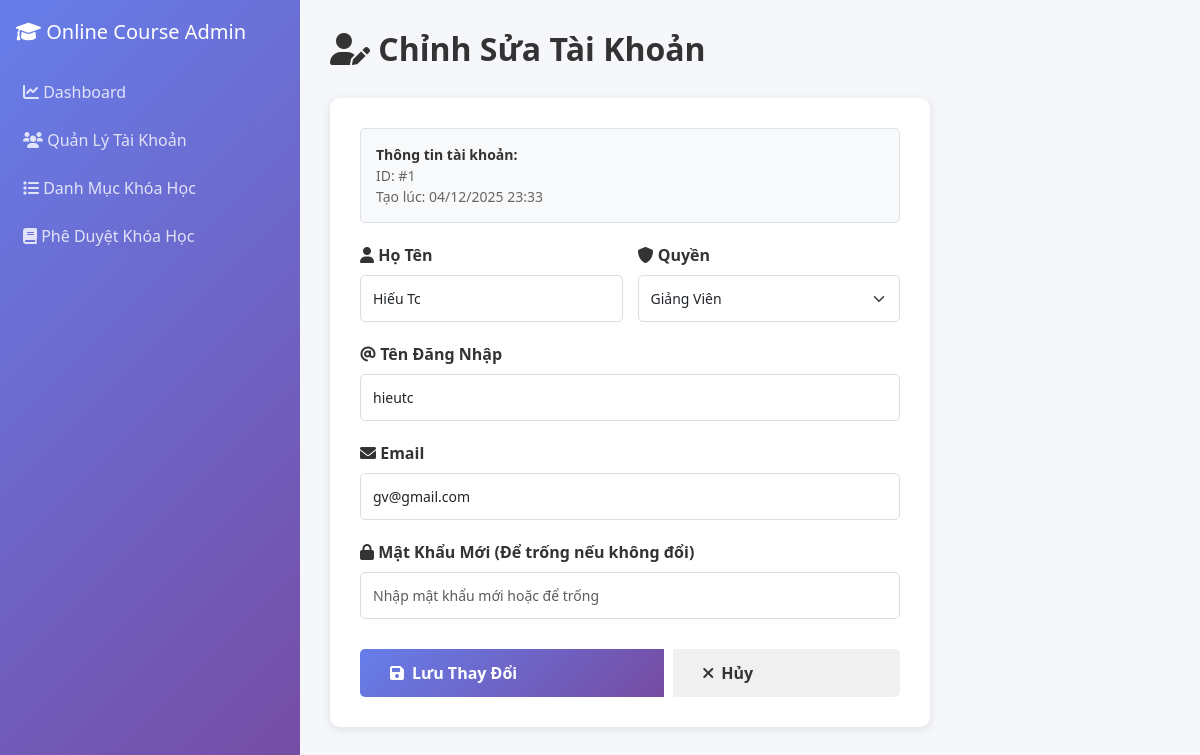
The app's page /index.php?controller=admin&action=editUser&id=1 (signed in) with its own data.
### tables this page shows
CREATE TABLE `users` (
  `id` int(11) NOT NULL,
  `username` varchar(255) NOT NULL,
  `email` varchar(255) NOT NULL,
  `password` varchar(255) NOT NULL,
  `fullname` varchar(255) DEFAULT NULL,
  `role` int(11) DEFAULT 0 COMMENT '0: Student, 1: Instructor, 2: Admin',
  `created_at` datetime DEFAULT current_timestamp()
);

### controllers/AdminController.php (called while the page is built, shortened)
<?php
require_once 'models/User.php';
class AdminController {
    public function editUser() {
        $id = isset($_GET['id']) ? (int)$_GET['id'] : 0;
        $database = new Database();
        $db = $database->connect();
        $userModel = new User($db);
        $user = $userModel->getById($id);
        include 'views/admin/edit_user.php';
    }
}
?>

### models/User.php (called while the page is built, shortened)
<?php
class User {
    private $conn;
    private $table = 'users';
    public function __construct($db) {
        $this->conn = $db;
    }
    public function getById($id) {
        $query = "SELECT * FROM " . $this->table . " WHERE id = :id LIMIT 1";
        $stmt = $this->conn->prepare($query);
        $stmt->bindParam(':id', $id);
        $stmt->execute();
        return $stmt->fetch(PDO::FETCH_ASSOC);
    }
}
?>

### views/admin/edit_user.php (the view, shortened to what this page needs)
<!DOCTYPE html>
<html lang="vi">
<head>
    <link href="https://cdn.jsdelivr.net/npm/bootstrap@5.3.0/dist/css/bootstrap.min.css" rel="stylesheet">
    <link href="https://cdnjs.cloudflare.com/ajax/libs/font-awesome/6.0.0/css/all.min.css" rel="stylesheet">
</head>
<body>
    <div class="container-fluid">
        <div class="row" style="min-height: 100vh;">
            <div class="col-md-3 sidebar">
                <h5 class="text-white px-3 mb-4">
                    <i class="fas fa-graduation-cap"></i> Online Course Admin
                </h5>
                <nav class="nav flex-column">
                    <a class="nav-link" href="index.php?controller=admin&action=dashboard">
                        <i class="fas fa-chart-line"></i> Dashboard
                    </a>
                    <a class="nav-link active" href="index.php?controller=admin&action=users">
                        <i class="fas fa-users"></i> Quản Lý Tài Khoản
                    </a>
                    <a class="nav-link" href="index.php?controller=admin&action=categories">
                        <i class="fas fa-list"></i> Danh Mục Khóa Học
                    </a>
                    <a class="nav-link" href="index.php?controller=admin&action=courses">
                        <i class="fas fa-book"></i> Phê Duyệt Khóa Học
                    </a>
                </nav>
            </div>
            <div class="col-md-9 main-content">
                <div class="page-header">
                    <h2><i class="fas fa-user-edit"></i> Chỉnh Sửa Tài Khoản</h2>
                </div>
                <div class="form-container">
                    <div class="info-section">
                        <strong>Thông tin tài khoản:</strong><br>
                        ID: #<?php echo $user['id']; ?><br>
                        Tạo lúc: <?php echo date('d/m/Y H:i', strtotime($user['created_at'])); ?>
                    </div>
                    <form method="POST" action="index.php?controller=admin&action=editUserPost">
                        <div class="form-row">
                            <div class="form-group">
                                <label for="fullname"><i class="fas fa-user"></i> Họ Tên</label>
                                <input type="text" id="fullname" name="fullname" class="form-control"
                                       placeholder="Nhập họ và tên"
                                       value="<?php echo htmlspecialchars($user['fullname']); ?>" required>
                            </div>
                            <div class="form-group">
                                <label for="role"><i class="fas fa-shield-alt"></i> Quyền</label>
                                <select id="role" name="role" class="form-select" required>
                                    <option value="1" <?php echo ($user['role'] == 1) ? 'selected' : ''; ?>>Giảng Viên</option>
                                </select>
                            </div>
                        </div>
                        <div class="form-group">
                            <label for="username"><i class="fas fa-at"></i> Tên Đăng Nhập</label>
                            <input type="text" id="username" name="username" class="form-control"
                                   placeholder="Nhập tên đăng nhập (tối thiểu 3 ký tự)"
                                   value="<?php echo htmlspecialchars($user['username']); ?>" required>
                        </div>
                        <div class="form-group">
                            <label for="email"><i class="fas fa-envelope"></i> Email</label>
                            <input type="email" id="email" name="email" class="form-control"
                                   placeholder="Nhập địa chỉ email"
                                   value="<?php echo htmlspecialchars($user['email']); ?>" required>
                        </div>
                        <div class="form-group">
                            <label for="password"><i class="fas fa-lock"></i> Mật Khẩu Mới (Để trống nếu không đổi)</label>
                            <input type="password" id="password" name="password" class="form-control"
                                   placeholder="Nhập mật khẩu mới hoặc để trống">
                        </div>
                        <div class="btn-group">
                            <button type="submit" class="btn btn-submit">
                                <i class="fas fa-save"></i> Lưu Thay Đổi
                            </button>
                            <a href="index.php?controller=admin&action=dashboard&tab=users" class="btn btn-cancel">
                                <i class="fas fa-times"></i> Hủy
                            </a>
                        </div>
                    </form>
                </div>
            </div>
        </div>
    </div>
</body>
</html>

### views/admin/edit_user.php (style rules this page uses)
body { background-color: #f5f7fa; font-family: 'Segoe UI', Tahoma, Geneva, Verdana, sans-serif; }
.sidebar { background: linear-gradient(135deg, #667eea 0%, #764ba2 100%); color: white; min-height: 100vh; padding: 20px 0; }
.sidebar .nav-link { color: rgba(255, 255, 255, 0.8); padding: 12px 20px; border-left: 3px solid transparent; transition: all 0.3s ease; }
.main-content { padding: 30px; }
.page-header { display: flex; justify-content: space-between; align-items: center; margin-bottom: 30px; }
.page-header h2 { color: #333; font-weight: 700; margin: 0; }
.form-container { background: white; border-radius: 10px; box-shadow: 0 2px 10px rgba(0, 0, 0, 0.1); padding: 30px; max-width: 600px; }
.form-group { margin-bottom: 20px; }
.form-group label { font-weight: 600; color: #333; margin-bottom: 8px; display: block; }
.form-control, .form-select { border: 1px solid #ddd; border-radius: 5px; padding: 12px; font-size: 14px; transition: all 0.3s ease; }
.form-row { display: grid; grid-template-columns: 1fr 1fr; gap: 15px; }
.btn-group { display: flex; gap: 10px; margin-top: 30px; }
.btn { padding: 12px 30px; border-radius: 5px; font-weight: 600; border: none; cursor: pointer; transition: all 0.3s ease; text-decoration: none; display: inline-flex; align-items: center; gap: 8px; }
.btn-submit { background: linear-gradient(135deg, #667eea 0%, #764ba2 100%); color: white; }
.btn-cancel { background-color: #f0f0f0; color: #333; }
.info-section { background-color: #f8f9fa; border: 1px solid #dee2e6; border-radius: 5px; padding: 15px; margin-bottom: 20px; font-size: 14px; color: #666; }
.info-section strong { color: #333; }

### records on screen
users: id "1", created_at "04/12/2025 23:33", fullname "Hiếu Tc", role "Giảng Viên", username "hieutc", email "gv@gmail.com"
